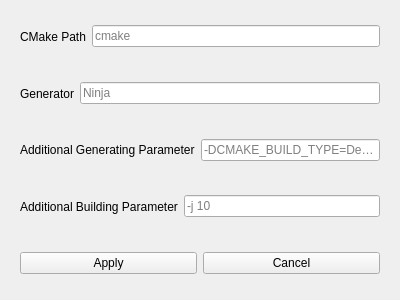
<?xml version="1.0" encoding="UTF-8"?>
<ui version="4.0">
 <class>RunConfig</class>
 <widget class="QWidget" name="RunConfig">
  <property name="geometry">
   <rect>
    <x>0</x>
    <y>0</y>
    <width>400</width>
    <height>300</height>
   </rect>
  </property>
  <property name="windowTitle">
   <string>RunConfig</string>
  </property>
  <layout class="QVBoxLayout" name="verticalLayout">
   <item>
    <widget class="QWidget" name="widget" native="true">
     <layout class="QHBoxLayout" name="horizontalLayout">
      <item>
       <widget class="QLabel" name="label">
        <property name="text">
         <string>CMake Path</string>
        </property>
        <property name="buddy">
         <cstring>cmakePath</cstring>
        </property>
       </widget>
      </item>
      <item>
       <widget class="QLineEdit" name="cmakePath">
        <property name="placeholderText">
         <string>cmake</string>
        </property>
       </widget>
      </item>
     </layout>
    </widget>
   </item>
   <item>
    <widget class="QWidget" name="widget_2" native="true">
     <layout class="QHBoxLayout" name="horizontalLayout_2">
      <item>
       <widget class="QLabel" name="label_2">
        <property name="text">
         <string>Generator</string>
        </property>
       </widget>
      </item>
      <item>
       <widget class="QLineEdit" name="generator">
        <property name="placeholderText">
         <string>Ninja</string>
        </property>
       </widget>
      </item>
     </layout>
    </widget>
   </item>
   <item>
    <widget class="QWidget" name="widget_3" native="true">
     <layout class="QHBoxLayout" name="horizontalLayout_3">
      <item>
       <widget class="QLabel" name="label_3">
        <property name="text">
         <string>Additional Generating Parameter</string>
        </property>
       </widget>
      </item>
      <item>
       <widget class="QLineEdit" name="genPara">
        <property name="placeholderText">
         <string>-DCMAKE_BUILD_TYPE=Debug</string>
        </property>
       </widget>
      </item>
     </layout>
    </widget>
   </item>
   <item>
    <widget class="QWidget" name="widget_4" native="true">
     <layout class="QHBoxLayout" name="horizontalLayout_4">
      <item>
       <widget class="QLabel" name="label_4">
        <property name="text">
         <string>Additional Building Parameter</string>
        </property>
       </widget>
      </item>
      <item>
       <widget class="QLineEdit" name="budPara">
        <property name="placeholderText">
         <string>-j 10</string>
        </property>
       </widget>
      </item>
     </layout>
    </widget>
   </item>
   <item>
    <widget class="QWidget" name="widget_5" native="true">
     <layout class="QHBoxLayout" name="horizontalLayout_5">
      <item>
       <widget class="QPushButton" name="apply">
        <property name="text">
         <string>Apply</string>
        </property>
       </widget>
      </item>
      <item>
       <widget class="QPushButton" name="cancel">
        <property name="text">
         <string>Cancel</string>
        </property>
       </widget>
      </item>
     </layout>
    </widget>
   </item>
  </layout>
 </widget>
 <resources/>
 <connections/>
</ui>
